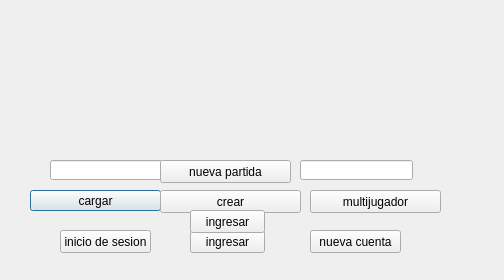
<?xml version="1.0" encoding="UTF-8"?>
<ui version="4.0">
 <class>inicio</class>
 <widget class="QDialog" name="inicio">
  <property name="geometry">
   <rect>
    <x>0</x>
    <y>0</y>
    <width>504</width>
    <height>280</height>
   </rect>
  </property>
  <property name="windowTitle">
   <string>Dialog</string>
  </property>
  <property name="styleSheet">
   <string notr="true">background-image: url(:/escena/fondo.jpg);</string>
  </property>
  <widget class="QLineEdit" name="uss">
   <property name="geometry">
    <rect>
     <x>50</x>
     <y>160</y>
     <width>113</width>
     <height>20</height>
    </rect>
   </property>
   <property name="styleSheet">
    <string notr="true">Background-image:url(:/sprites personaje/Dead (5).png)</string>
   </property>
  </widget>
  <widget class="QLineEdit" name="pass">
   <property name="geometry">
    <rect>
     <x>300</x>
     <y>160</y>
     <width>113</width>
     <height>20</height>
    </rect>
   </property>
   <property name="autoFillBackground">
    <bool>false</bool>
   </property>
   <property name="styleSheet">
    <string notr="true">Background-image:url(:/sprites personaje/Dead (5).png)</string>
   </property>
   <property name="text">
    <string/>
   </property>
  </widget>
  <widget class="QPushButton" name="cargar">
   <property name="geometry">
    <rect>
     <x>30</x>
     <y>190</y>
     <width>131</width>
     <height>21</height>
    </rect>
   </property>
   <property name="styleSheet">
    <string notr="true">Background-image:url(:/sprites personaje/Dead (5).png)</string>
   </property>
   <property name="text">
    <string>cargar</string>
   </property>
  </widget>
  <widget class="QPushButton" name="multijugador">
   <property name="geometry">
    <rect>
     <x>310</x>
     <y>190</y>
     <width>131</width>
     <height>23</height>
    </rect>
   </property>
   <property name="styleSheet">
    <string notr="true">Background-image:url(:/sprites personaje/Dead (5).png)</string>
   </property>
   <property name="text">
    <string>multijugador</string>
   </property>
  </widget>
  <widget class="QPushButton" name="crear">
   <property name="geometry">
    <rect>
     <x>160</x>
     <y>190</y>
     <width>141</width>
     <height>23</height>
    </rect>
   </property>
   <property name="styleSheet">
    <string notr="true">Background-image:url(:/sprites personaje/Dead (5).png)</string>
   </property>
   <property name="text">
    <string>crear</string>
   </property>
  </widget>
  <widget class="QPushButton" name="inicio_2">
   <property name="geometry">
    <rect>
     <x>60</x>
     <y>230</y>
     <width>91</width>
     <height>23</height>
    </rect>
   </property>
   <property name="styleSheet">
    <string notr="true">Background-image:url(:/sprites personaje/Dead (5).png)</string>
   </property>
   <property name="text">
    <string>inicio de sesion</string>
   </property>
  </widget>
  <widget class="QPushButton" name="cuentanueva">
   <property name="geometry">
    <rect>
     <x>310</x>
     <y>230</y>
     <width>91</width>
     <height>23</height>
    </rect>
   </property>
   <property name="styleSheet">
    <string notr="true">Background-image:url(:/sprites personaje/Dead (5).png)</string>
   </property>
   <property name="text">
    <string>nueva cuenta</string>
   </property>
  </widget>
  <widget class="QPushButton" name="ingresar">
   <property name="geometry">
    <rect>
     <x>190</x>
     <y>230</y>
     <width>75</width>
     <height>23</height>
    </rect>
   </property>
   <property name="styleSheet">
    <string notr="true">Background-image:url(:/sprites personaje/Dead (5).png)</string>
   </property>
   <property name="text">
    <string>ingresar</string>
   </property>
  </widget>
  <widget class="QPushButton" name="nuevapartida">
   <property name="geometry">
    <rect>
     <x>160</x>
     <y>160</y>
     <width>131</width>
     <height>23</height>
    </rect>
   </property>
   <property name="styleSheet">
    <string notr="true">Background-image:url(:/sprites personaje/Dead (5).png)</string>
   </property>
   <property name="text">
    <string>nueva partida</string>
   </property>
  </widget>
  <widget class="QPushButton" name="ingresar2">
   <property name="geometry">
    <rect>
     <x>190</x>
     <y>210</y>
     <width>75</width>
     <height>23</height>
    </rect>
   </property>
   <property name="styleSheet">
    <string notr="true">Background-image:url(:/sprites personaje/Dead (5).png)</string>
   </property>
   <property name="text">
    <string>ingresar</string>
   </property>
  </widget>
 </widget>
 <resources/>
 <connections/>
</ui>
